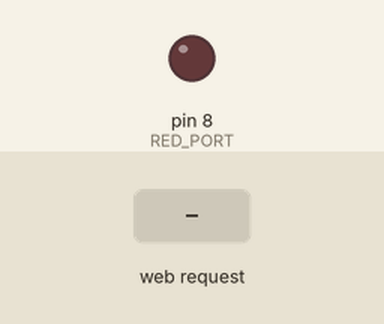
A sketch run on a simulated Arduino Uno, built with avr-gcc and run on an emulated ATmega328P. On the bench: output pins drawn as LEDs (lit = HIGH). Inputs (shaded band) come from the test bench. WiFi joins after 1.5 s; servers stay silent unless stated; what the sketch prints to the serial monitor is not drawn.

Above: at 3.2 s.
3.3 s: HTTP request GET /led.cgi?LEDStatus=1 received
At 4.3 s:
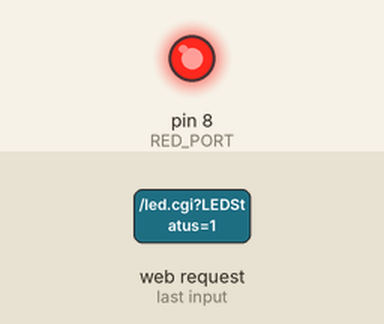
4.8 s: HTTP request GET /led.cgi?LEDStatus=0 received
At 5.2 s:
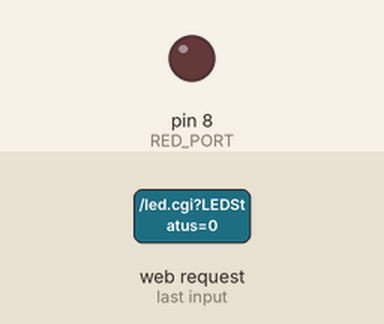
Timing chart, 0 to 7.8 s (numbered marks = the images above; inputs shaded):
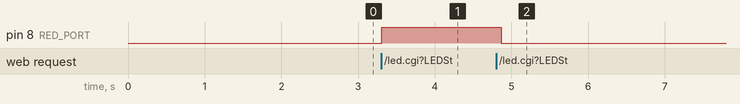

The sketch:

09_Ethernet.ino
```cpp
//byte mac[] = {}; // mac 주소 입력

//#include <SPI.h>
#include <Ethernet.h>
//#include <TextFinder.h>

//Ethernet Shield MAC address
byte mac[] = {0xDD, 0xED, 0xFE, 0xEE, 0xFF, 0xDB};

IPAddress ip(192,168,10,230);

EthernetServer server(80);
//IPAddress subnet(255,255,255,0);
//IPAddress gateway(192,168,10,1);
//IPAddress dns_local(164,124,101,2);

#define RED_PORT 8

boolean statusLED = false;
String buffer = ""; // 수신 데이터 버퍼


void setup() {
  Serial.begin(9600);

  Ethernet.begin(mac, ip);

  Serial.println("WebServer Control LED");
  Serial.print("Server is at ");
  Serial.println(Ethernet.localIP());

  delay(2000);

  pinMode(RED_PORT, OUTPUT);
  digitalWrite(RED_PORT, LOW);

}

void loop() {
  EthernetClient client = server.available(); // 수신 클라이언트가 있는지 확인
//  Serial.println(client);

  if(client){
    int response_type = -1;
    Serial.println("** new Client Connected...");

    while(client.connected()){
      boolean empty_line = read_one_line(client);
      Serial.println(buffer);

      if(buffer.indexOf("GET /led.cgi?LEDStatus=1") >= 0){
        show_on_off_page(client, true);
      } else if(buffer.indexOf("GET /led.cgi?LEDStatus=0") >= 0){
        show_on_off_page(client, false);
      }
    }
  }
}

boolean read_one_line(EthernetClient client){
  buffer = "";

  while(client.available()){
    char c = client.read(); // 바이트 데이터 읽기
    if(c == '\r'){
      client.read();
      break;
    }

    buffer = buffer + c;
  }

  return (buffer.length() == 0);
}

void show_on_off_page(EthernetClient client, boolean status){
  statusLED = status;
  digitalWrite(RED_PORT, status);

  String str = "LED 상태 : ";
  Serial.println(str + (status ? "HIGH" : "LOW"));

  // HTML 헤더
  client.println("HTTP/1.1 200 OK");
  client.println("Content-Type: text/html");
  client.println();

  // HTML 내용
  client.println("<html>");
  client.println("<body><script>");
  client.println("window.location.href=\"http://192.168.10.231:9620/Servlet_Arduino/\";");
  client.print("alert('Currently... LED is ");
  client.println(statusLED ? "ON.');" : "OFF.');");
  client.println("</body></script>");
  client.println("</html>");

}
```

Measured:
- after the input at 3.3 s, pin 8 (RED_PORT): LOW → HIGH at once
- after the input at 4.8 s, pin 8 (RED_PORT): HIGH → LOW after 0.07 s
